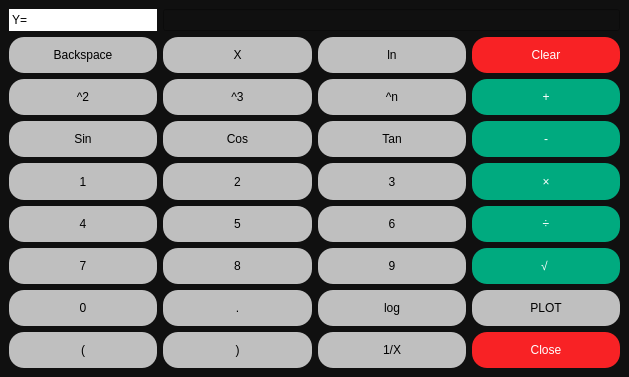
<?xml version="1.0" encoding="UTF-8"?>
<ui version="4.0">
 <class>MainWindow</class>
 <widget class="QMainWindow" name="MainWindow">
  <property name="geometry">
   <rect>
    <x>0</x>
    <y>0</y>
    <width>629</width>
    <height>377</height>
   </rect>
  </property>
  <property name="sizePolicy">
   <sizepolicy hsizetype="Preferred" vsizetype="Preferred">
    <horstretch>0</horstretch>
    <verstretch>0</verstretch>
   </sizepolicy>
  </property>
  <property name="windowTitle">
   <string>Graph Demonstrator</string>
  </property>
  <property name="windowIcon">
   <iconset>
    <normaloff>icon.ico</normaloff>icon.ico</iconset>
  </property>
  <property name="styleSheet">
   <string notr="true">background-color: rgb(16, 16, 16);</string>
  </property>
  <widget class="QWidget" name="centralwidget">
   <layout class="QVBoxLayout" name="verticalLayout">
    <item>
     <layout class="QGridLayout" name="gridLayout">
      <item row="4" column="0">
       <widget class="QPushButton" name="push_1">
        <property name="sizePolicy">
         <sizepolicy hsizetype="MinimumExpanding" vsizetype="Preferred">
          <horstretch>0</horstretch>
          <verstretch>6</verstretch>
         </sizepolicy>
        </property>
        <property name="styleSheet">
         <string notr="true">QPushButton{
font: 75 16pt &quot;Georgia&quot;;
	color: rgb(0, 0, 0);
	background-color: rgb(191, 191, 191);
border-radius: 15px
}
QPushButton:hover{
color: rgb(61, 61, 61);
	background-color: rgb(255, 170, 0);
}
</string>
        </property>
        <property name="text">
         <string>1</string>
        </property>
        <property name="shortcut">
         <string>1</string>
        </property>
       </widget>
      </item>
      <item row="5" column="2">
       <widget class="QPushButton" name="push_6">
        <property name="sizePolicy">
         <sizepolicy hsizetype="MinimumExpanding" vsizetype="Preferred">
          <horstretch>0</horstretch>
          <verstretch>6</verstretch>
         </sizepolicy>
        </property>
        <property name="styleSheet">
         <string notr="true">QPushButton{
font: 75 16pt &quot;Georgia&quot;;
	color: rgb(0, 0, 0);
	background-color: rgb(191, 191, 191);
border-radius: 15px
}
QPushButton:hover{
color: rgb(61, 61, 61);
	background-color: rgb(255, 170, 0);
}
</string>
        </property>
        <property name="text">
         <string>6</string>
        </property>
        <property name="shortcut">
         <string>6</string>
        </property>
       </widget>
      </item>
      <item row="5" column="3">
       <widget class="QPushButton" name="push_div">
        <property name="sizePolicy">
         <sizepolicy hsizetype="MinimumExpanding" vsizetype="Preferred">
          <horstretch>0</horstretch>
          <verstretch>6</verstretch>
         </sizepolicy>
        </property>
        <property name="styleSheet">
         <string notr="true">QPushButton{
font: 75 24pt &quot;Rockwell&quot;;
	color: rgb(255, 255, 255);
	
border-radius: 15px;
	
	
	background-color: rgb(0, 170, 127);
}
QPushButton:hover{
color: rgb(0, 0, 0);
	
	background-color: rgb(255, 255, 255);
}</string>
        </property>
        <property name="text">
         <string>÷</string>
        </property>
        <property name="shortcut">
         <string>/</string>
        </property>
       </widget>
      </item>
      <item row="5" column="0">
       <widget class="QPushButton" name="push_4">
        <property name="sizePolicy">
         <sizepolicy hsizetype="MinimumExpanding" vsizetype="Preferred">
          <horstretch>0</horstretch>
          <verstretch>6</verstretch>
         </sizepolicy>
        </property>
        <property name="styleSheet">
         <string notr="true">QPushButton{
font: 75 16pt &quot;Georgia&quot;;
	color: rgb(0, 0, 0);
	background-color: rgb(191, 191, 191);
border-radius: 15px
}
QPushButton:hover{
color: rgb(61, 61, 61);
	background-color: rgb(255, 170, 0);
}
</string>
        </property>
        <property name="text">
         <string>4</string>
        </property>
        <property name="shortcut">
         <string>4</string>
        </property>
       </widget>
      </item>
      <item row="4" column="1">
       <widget class="QPushButton" name="push_2">
        <property name="sizePolicy">
         <sizepolicy hsizetype="MinimumExpanding" vsizetype="Preferred">
          <horstretch>0</horstretch>
          <verstretch>6</verstretch>
         </sizepolicy>
        </property>
        <property name="styleSheet">
         <string notr="true">QPushButton{
font: 75 16pt &quot;Georgia&quot;;
	color: rgb(0, 0, 0);
	background-color: rgb(191, 191, 191);
border-radius: 15px
}
QPushButton:hover{
color: rgb(61, 61, 61);
	background-color: rgb(255, 170, 0);
}
</string>
        </property>
        <property name="text">
         <string>2</string>
        </property>
        <property name="shortcut">
         <string>2</string>
        </property>
       </widget>
      </item>
      <item row="7" column="0">
       <widget class="QPushButton" name="push_0">
        <property name="sizePolicy">
         <sizepolicy hsizetype="MinimumExpanding" vsizetype="Preferred">
          <horstretch>0</horstretch>
          <verstretch>6</verstretch>
         </sizepolicy>
        </property>
        <property name="styleSheet">
         <string notr="true">QPushButton{
font: 75 16pt &quot;Georgia&quot;;
	color: rgb(0, 0, 0);
	background-color: rgb(191, 191, 191);
border-radius: 15px
}
QPushButton:hover{
color: rgb(61, 61, 61);
	background-color: rgb(255, 170, 0);
}
</string>
        </property>
        <property name="text">
         <string>0</string>
        </property>
        <property name="shortcut">
         <string>0</string>
        </property>
       </widget>
      </item>
      <item row="6" column="1">
       <widget class="QPushButton" name="push_8">
        <property name="sizePolicy">
         <sizepolicy hsizetype="MinimumExpanding" vsizetype="Preferred">
          <horstretch>0</horstretch>
          <verstretch>6</verstretch>
         </sizepolicy>
        </property>
        <property name="styleSheet">
         <string notr="true">QPushButton{
font: 75 16pt &quot;Georgia&quot;;
	color: rgb(0, 0, 0);
	background-color: rgb(191, 191, 191);
border-radius: 15px
}
QPushButton:hover{
color: rgb(61, 61, 61);
	background-color: rgb(255, 170, 0);
}
</string>
        </property>
        <property name="text">
         <string>8</string>
        </property>
        <property name="shortcut">
         <string>8</string>
        </property>
       </widget>
      </item>
      <item row="6" column="2">
       <widget class="QPushButton" name="push_9">
        <property name="sizePolicy">
         <sizepolicy hsizetype="MinimumExpanding" vsizetype="Preferred">
          <horstretch>0</horstretch>
          <verstretch>6</verstretch>
         </sizepolicy>
        </property>
        <property name="styleSheet">
         <string notr="true">QPushButton{
font: 75 16pt &quot;Georgia&quot;;
	color: rgb(0, 0, 0);
	background-color: rgb(191, 191, 191);
border-radius: 15px
}
QPushButton:hover{
color: rgb(61, 61, 61);
	background-color: rgb(255, 170, 0);
}
</string>
        </property>
        <property name="text">
         <string>9</string>
        </property>
        <property name="shortcut">
         <string>9</string>
        </property>
       </widget>
      </item>
      <item row="6" column="3">
       <widget class="QPushButton" name="push_sqrt">
        <property name="sizePolicy">
         <sizepolicy hsizetype="MinimumExpanding" vsizetype="Preferred">
          <horstretch>0</horstretch>
          <verstretch>6</verstretch>
         </sizepolicy>
        </property>
        <property name="styleSheet">
         <string notr="true">QPushButton{
font: 75 24pt &quot;Rockwell&quot;;
	color: rgb(255, 255, 255);
	
border-radius: 15px;
	
	
	background-color: rgb(0, 170, 127);
}
QPushButton:hover{
color: rgb(0, 0, 0);
	
	background-color: rgb(255, 255, 255);
}</string>
        </property>
        <property name="text">
         <string>√ </string>
        </property>
        <property name="shortcut">
         <string>Shift+R</string>
        </property>
       </widget>
      </item>
      <item row="7" column="3">
       <widget class="QPushButton" name="push_plot">
        <property name="sizePolicy">
         <sizepolicy hsizetype="MinimumExpanding" vsizetype="Preferred">
          <horstretch>0</horstretch>
          <verstretch>6</verstretch>
         </sizepolicy>
        </property>
        <property name="styleSheet">
         <string notr="true">QPushButton{
font: 75 22pt &quot;stencil&quot;;
	color: rgb(0, 0, 0);
	background-color: rgb(191, 191, 191);
border-radius: 15px
}
QPushButton:hover{
color: rgb(61, 61, 61);
	background-color: rgb(255, 170, 0);
}

</string>
        </property>
        <property name="text">
         <string>PLOT</string>
        </property>
        <property name="shortcut">
         <string>Return</string>
        </property>
       </widget>
      </item>
      <item row="6" column="0">
       <widget class="QPushButton" name="push_7">
        <property name="sizePolicy">
         <sizepolicy hsizetype="MinimumExpanding" vsizetype="Preferred">
          <horstretch>0</horstretch>
          <verstretch>6</verstretch>
         </sizepolicy>
        </property>
        <property name="styleSheet">
         <string notr="true">QPushButton{
font: 75 16pt &quot;Georgia&quot;;
	color: rgb(0, 0, 0);
	background-color: rgb(191, 191, 191);
border-radius: 15px
}
QPushButton:hover{
color: rgb(61, 61, 61);
	background-color: rgb(255, 170, 0);
}
</string>
        </property>
        <property name="text">
         <string>7</string>
        </property>
        <property name="shortcut">
         <string>7</string>
        </property>
       </widget>
      </item>
      <item row="7" column="2">
       <widget class="QPushButton" name="push_log">
        <property name="sizePolicy">
         <sizepolicy hsizetype="MinimumExpanding" vsizetype="Preferred">
          <horstretch>0</horstretch>
          <verstretch>6</verstretch>
         </sizepolicy>
        </property>
        <property name="styleSheet">
         <string notr="true">QPushButton{
font: 75 16pt &quot;Georgia&quot;;
	color: rgb(0, 0, 0);
	background-color: rgb(191, 191, 191);
border-radius: 15px
}
QPushButton:hover{
color: rgb(61, 61, 61);
	background-color: rgb(255, 170, 0);
}
</string>
        </property>
        <property name="text">
         <string>log</string>
        </property>
       </widget>
      </item>
      <item row="8" column="0">
       <widget class="QPushButton" name="push_opbracket">
        <property name="sizePolicy">
         <sizepolicy hsizetype="MinimumExpanding" vsizetype="Preferred">
          <horstretch>0</horstretch>
          <verstretch>6</verstretch>
         </sizepolicy>
        </property>
        <property name="styleSheet">
         <string notr="true">QPushButton{
font: 75 16pt &quot;Georgia&quot;;
	color: rgb(0, 0, 0);
	background-color: rgb(191, 191, 191);
border-radius: 15px
}
QPushButton:hover{
color: rgb(61, 61, 61);
	background-color: rgb(255, 170, 0);
}
</string>
        </property>
        <property name="text">
         <string>(</string>
        </property>
        <property name="shortcut">
         <string>(</string>
        </property>
       </widget>
      </item>
      <item row="8" column="2">
       <widget class="QPushButton" name="push_inverse">
        <property name="sizePolicy">
         <sizepolicy hsizetype="MinimumExpanding" vsizetype="Preferred">
          <horstretch>0</horstretch>
          <verstretch>6</verstretch>
         </sizepolicy>
        </property>
        <property name="styleSheet">
         <string notr="true">QPushButton{
font: 75 16pt &quot;Georgia&quot;;
	color: rgb(0, 0, 0);
	background-color: rgb(191, 191, 191);
border-radius: 15px
}
QPushButton:hover{
color: rgb(61, 61, 61);
	background-color: rgb(255, 170, 0);
}
</string>
        </property>
        <property name="text">
         <string>1/X</string>
        </property>
        <property name="shortcut">
         <string>Down</string>
        </property>
       </widget>
      </item>
      <item row="7" column="1">
       <widget class="QPushButton" name="push_point">
        <property name="sizePolicy">
         <sizepolicy hsizetype="MinimumExpanding" vsizetype="Preferred">
          <horstretch>0</horstretch>
          <verstretch>6</verstretch>
         </sizepolicy>
        </property>
        <property name="styleSheet">
         <string notr="true">QPushButton{
font: 75 16pt &quot;Georgia&quot;;
	color: rgb(0, 0, 0);
	background-color: rgb(191, 191, 191);
border-radius: 15px
}
QPushButton:hover{
color: rgb(61, 61, 61);
	background-color: rgb(255, 170, 0);
}
</string>
        </property>
        <property name="text">
         <string>.</string>
        </property>
        <property name="shortcut">
         <string>.</string>
        </property>
       </widget>
      </item>
      <item row="8" column="1">
       <widget class="QPushButton" name="push_clobracket">
        <property name="sizePolicy">
         <sizepolicy hsizetype="MinimumExpanding" vsizetype="Preferred">
          <horstretch>0</horstretch>
          <verstretch>6</verstretch>
         </sizepolicy>
        </property>
        <property name="styleSheet">
         <string notr="true">QPushButton{
font: 75 16pt &quot;Georgia&quot;;
	color: rgb(0, 0, 0);
	background-color: rgb(191, 191, 191);
border-radius: 15px
}
QPushButton:hover{
color: rgb(61, 61, 61);
	background-color: rgb(255, 170, 0);
}
</string>
        </property>
        <property name="text">
         <string>)</string>
        </property>
        <property name="shortcut">
         <string>)</string>
        </property>
       </widget>
      </item>
      <item row="1" column="0">
       <widget class="QPushButton" name="push_backspace">
        <property name="sizePolicy">
         <sizepolicy hsizetype="MinimumExpanding" vsizetype="Preferred">
          <horstretch>0</horstretch>
          <verstretch>6</verstretch>
         </sizepolicy>
        </property>
        <property name="styleSheet">
         <string notr="true">QPushButton{
font: 75 14pt &quot;Georgia&quot;;
	color: rgb(0, 0, 0);
	background-color: rgb(191, 191, 191);
border-radius: 15px
}
QPushButton:hover{
color: rgb(61, 61, 61);
	background-color: rgb(255, 170, 0);
}
</string>
        </property>
        <property name="text">
         <string>Backspace</string>
        </property>
        <property name="shortcut">
         <string>Backspace</string>
        </property>
       </widget>
      </item>
      <item row="8" column="3">
       <widget class="QPushButton" name="pushButton_32">
        <property name="sizePolicy">
         <sizepolicy hsizetype="MinimumExpanding" vsizetype="Preferred">
          <horstretch>0</horstretch>
          <verstretch>6</verstretch>
         </sizepolicy>
        </property>
        <property name="styleSheet">
         <string notr="true">QPushButton{
font: 75 24pt &quot;Georgia&quot;;
	color: rgb(255, 255, 255);
	
border-radius: 15px;
	
	background-color: rgb(248, 34, 37);
}
QPushButton:hover{
color: rgb(0, 0, 0);
	
	background-color: rgb(255, 255, 255);
}</string>
        </property>
        <property name="text">
         <string>Close</string>
        </property>
       </widget>
      </item>
      <item row="2" column="1">
       <widget class="QPushButton" name="push_cube">
        <property name="sizePolicy">
         <sizepolicy hsizetype="MinimumExpanding" vsizetype="Preferred">
          <horstretch>0</horstretch>
          <verstretch>6</verstretch>
         </sizepolicy>
        </property>
        <property name="styleSheet">
         <string notr="true">QPushButton{
font: 75 16pt &quot;Georgia&quot;;
	color: rgb(0, 0, 0);
	background-color: rgb(191, 191, 191);
border-radius: 15px
}
QPushButton:hover{
color: rgb(61, 61, 61);
	background-color: rgb(255, 170, 0);
}
</string>
        </property>
        <property name="text">
         <string>^3</string>
        </property>
        <property name="shortcut">
         <string>Shift+C</string>
        </property>
       </widget>
      </item>
      <item row="2" column="2">
       <widget class="QPushButton" name="push_power">
        <property name="sizePolicy">
         <sizepolicy hsizetype="MinimumExpanding" vsizetype="Preferred">
          <horstretch>0</horstretch>
          <verstretch>6</verstretch>
         </sizepolicy>
        </property>
        <property name="styleSheet">
         <string notr="true">QPushButton{
font: 75 16pt &quot;Georgia&quot;;
	color: rgb(0, 0, 0);
	background-color: rgb(191, 191, 191);
border-radius: 15px
}
QPushButton:hover{
color: rgb(61, 61, 61);
	background-color: rgb(255, 170, 0);
}
</string>
        </property>
        <property name="text">
         <string>^n</string>
        </property>
        <property name="shortcut">
         <string>^</string>
        </property>
       </widget>
      </item>
      <item row="1" column="2">
       <widget class="QPushButton" name="push_ln">
        <property name="sizePolicy">
         <sizepolicy hsizetype="MinimumExpanding" vsizetype="Preferred">
          <horstretch>0</horstretch>
          <verstretch>6</verstretch>
         </sizepolicy>
        </property>
        <property name="styleSheet">
         <string notr="true">QPushButton{
font: 75 16pt &quot;Georgia&quot;;
	color: rgb(0, 0, 0);
	background-color: rgb(191, 191, 191);
border-radius: 15px
}
QPushButton:hover{
color: rgb(61, 61, 61);
	background-color: rgb(255, 170, 0);
}
</string>
        </property>
        <property name="text">
         <string>ln</string>
        </property>
       </widget>
      </item>
      <item row="1" column="1">
       <widget class="QPushButton" name="push_x">
        <property name="sizePolicy">
         <sizepolicy hsizetype="Ignored" vsizetype="Preferred">
          <horstretch>0</horstretch>
          <verstretch>6</verstretch>
         </sizepolicy>
        </property>
        <property name="styleSheet">
         <string notr="true">QPushButton{
font: 75 16pt &quot;Georgia&quot;;
	color: rgb(0, 0, 0);
	background-color: rgb(191, 191, 191);
border-radius: 15px
}
QPushButton:hover{
color: rgb(61, 61, 61);
	background-color: rgb(255, 170, 0);
}
</string>
        </property>
        <property name="text">
         <string>X</string>
        </property>
        <property name="shortcut">
         <string>X</string>
        </property>
       </widget>
      </item>
      <item row="2" column="0">
       <widget class="QPushButton" name="push_square">
        <property name="sizePolicy">
         <sizepolicy hsizetype="MinimumExpanding" vsizetype="Preferred">
          <horstretch>0</horstretch>
          <verstretch>6</verstretch>
         </sizepolicy>
        </property>
        <property name="styleSheet">
         <string notr="true">QPushButton{
font: 75 16pt &quot;Georgia&quot;;
	color: rgb(0, 0, 0);
	background-color: rgb(191, 191, 191);
border-radius: 15px
}
QPushButton:hover{
color: rgb(61, 61, 61);
	background-color: rgb(255, 170, 0);
}
</string>
        </property>
        <property name="text">
         <string>^2</string>
        </property>
        <property name="shortcut">
         <string>Shift+S</string>
        </property>
       </widget>
      </item>
      <item row="3" column="0">
       <widget class="QPushButton" name="push_sin">
        <property name="sizePolicy">
         <sizepolicy hsizetype="MinimumExpanding" vsizetype="Preferred">
          <horstretch>0</horstretch>
          <verstretch>6</verstretch>
         </sizepolicy>
        </property>
        <property name="styleSheet">
         <string notr="true">QPushButton{
font: 75 16pt &quot;Georgia&quot;;
	color: rgb(0, 0, 0);
	background-color: rgb(191, 191, 191);
border-radius: 15px
}
QPushButton:hover{
color: rgb(61, 61, 61);
	background-color: rgb(255, 170, 0);
}
</string>
        </property>
        <property name="text">
         <string>Sin</string>
        </property>
        <property name="shortcut">
         <string>S</string>
        </property>
       </widget>
      </item>
      <item row="3" column="1">
       <widget class="QPushButton" name="push_cos">
        <property name="sizePolicy">
         <sizepolicy hsizetype="MinimumExpanding" vsizetype="Preferred">
          <horstretch>0</horstretch>
          <verstretch>6</verstretch>
         </sizepolicy>
        </property>
        <property name="styleSheet">
         <string notr="true">QPushButton{
font: 75 16pt &quot;Georgia&quot;;
	color: rgb(0, 0, 0);
	background-color: rgb(191, 191, 191);
border-radius: 15px
}
QPushButton:hover{
color: rgb(61, 61, 61);
	background-color: rgb(255, 170, 0);
}
</string>
        </property>
        <property name="text">
         <string>Cos</string>
        </property>
        <property name="shortcut">
         <string>C</string>
        </property>
       </widget>
      </item>
      <item row="2" column="3">
       <widget class="QPushButton" name="push_plus">
        <property name="sizePolicy">
         <sizepolicy hsizetype="MinimumExpanding" vsizetype="Preferred">
          <horstretch>0</horstretch>
          <verstretch>6</verstretch>
         </sizepolicy>
        </property>
        <property name="styleSheet">
         <string notr="true">QPushButton{
font: 75 24pt &quot;Rockwell&quot;;
	color: rgb(255, 255, 255);
	
border-radius: 15px;
	
	
	background-color: rgb(0, 170, 127);
}
QPushButton:hover{
color: rgb(0, 0, 0);
	
	background-color: rgb(255, 255, 255);
}</string>
        </property>
        <property name="text">
         <string>+</string>
        </property>
        <property name="shortcut">
         <string>+</string>
        </property>
       </widget>
      </item>
      <item row="3" column="3">
       <widget class="QPushButton" name="push_minus">
        <property name="sizePolicy">
         <sizepolicy hsizetype="MinimumExpanding" vsizetype="Preferred">
          <horstretch>0</horstretch>
          <verstretch>6</verstretch>
         </sizepolicy>
        </property>
        <property name="styleSheet">
         <string notr="true">QPushButton{
font: 75 24pt &quot;Rockwell&quot;;
	color: rgb(255, 255, 255);
	
border-radius: 15px;
	
	
	background-color: rgb(0, 170, 127);
}
QPushButton:hover{
color: rgb(0, 0, 0);
	
	background-color: rgb(255, 255, 255);
}</string>
        </property>
        <property name="text">
         <string>-</string>
        </property>
        <property name="shortcut">
         <string>-</string>
        </property>
       </widget>
      </item>
      <item row="4" column="3">
       <widget class="QPushButton" name="push_mul">
        <property name="sizePolicy">
         <sizepolicy hsizetype="MinimumExpanding" vsizetype="Preferred">
          <horstretch>0</horstretch>
          <verstretch>6</verstretch>
         </sizepolicy>
        </property>
        <property name="styleSheet">
         <string notr="true">QPushButton{
font: 75 24pt &quot;Rockwell&quot;;
	color: rgb(255, 255, 255);
	
border-radius: 15px;
	
	
	background-color: rgb(0, 170, 127);
}
QPushButton:hover{
color: rgb(0, 0, 0);
	
	background-color: rgb(255, 255, 255);
}</string>
        </property>
        <property name="text">
         <string>×</string>
        </property>
        <property name="shortcut">
         <string>*</string>
        </property>
       </widget>
      </item>
      <item row="4" column="2">
       <widget class="QPushButton" name="push_3">
        <property name="sizePolicy">
         <sizepolicy hsizetype="MinimumExpanding" vsizetype="Preferred">
          <horstretch>0</horstretch>
          <verstretch>6</verstretch>
         </sizepolicy>
        </property>
        <property name="styleSheet">
         <string notr="true">QPushButton{
font: 75 16pt &quot;Georgia&quot;;
	color: rgb(0, 0, 0);
	background-color: rgb(191, 191, 191);
border-radius: 15px
}
QPushButton:hover{
color: rgb(61, 61, 61);
	background-color: rgb(255, 170, 0);
}
</string>
        </property>
        <property name="text">
         <string>3</string>
        </property>
        <property name="shortcut">
         <string>3</string>
        </property>
       </widget>
      </item>
      <item row="5" column="1">
       <widget class="QPushButton" name="push_5">
        <property name="sizePolicy">
         <sizepolicy hsizetype="MinimumExpanding" vsizetype="Preferred">
          <horstretch>0</horstretch>
          <verstretch>6</verstretch>
         </sizepolicy>
        </property>
        <property name="styleSheet">
         <string notr="true">QPushButton{
font: 75 16pt &quot;Georgia&quot;;
	color: rgb(0, 0, 0);
	background-color: rgb(191, 191, 191);
border-radius: 15px
}
QPushButton:hover{
color: rgb(61, 61, 61);
	background-color: rgb(255, 170, 0);
}
</string>
        </property>
        <property name="text">
         <string>5</string>
        </property>
        <property name="shortcut">
         <string>5</string>
        </property>
       </widget>
      </item>
      <item row="3" column="2">
       <widget class="QPushButton" name="push_tan">
        <property name="sizePolicy">
         <sizepolicy hsizetype="MinimumExpanding" vsizetype="Preferred">
          <horstretch>0</horstretch>
          <verstretch>6</verstretch>
         </sizepolicy>
        </property>
        <property name="styleSheet">
         <string notr="true">QPushButton{
font: 75 16pt &quot;Georgia&quot;;
	color: rgb(0, 0, 0);
	background-color: rgb(191, 191, 191);
border-radius: 15px
}
QPushButton:hover{
color: rgb(61, 61, 61);
	background-color: rgb(255, 170, 0);
}
</string>
        </property>
        <property name="text">
         <string>Tan</string>
        </property>
        <property name="shortcut">
         <string>T</string>
        </property>
       </widget>
      </item>
      <item row="0" column="0">
       <widget class="QLabel" name="label">
        <property name="sizePolicy">
         <sizepolicy hsizetype="MinimumExpanding" vsizetype="Preferred">
          <horstretch>0</horstretch>
          <verstretch>0</verstretch>
         </sizepolicy>
        </property>
        <property name="styleSheet">
         <string notr="true">font: 48pt &quot;Georgia&quot;;
background-color: rgb(255, 255, 255);
border-radius:20px</string>
        </property>
        <property name="text">
         <string> Y=</string>
        </property>
       </widget>
      </item>
      <item row="1" column="3">
       <widget class="QPushButton" name="push_clear">
        <property name="sizePolicy">
         <sizepolicy hsizetype="MinimumExpanding" vsizetype="Preferred">
          <horstretch>0</horstretch>
          <verstretch>6</verstretch>
         </sizepolicy>
        </property>
        <property name="styleSheet">
         <string notr="true">QPushButton{
font: 75 24pt &quot;Georgia&quot;;
	color: rgb(255, 255, 255);
	
border-radius: 15px;
	
	background-color: rgb(248, 34, 37);
}
QPushButton:hover{
color: rgb(0, 0, 0);
	
	background-color: rgb(255, 255, 255);
}</string>
        </property>
        <property name="text">
         <string>Clear</string>
        </property>
        <property name="shortcut">
         <string>Del</string>
        </property>
       </widget>
      </item>
      <item row="0" column="1" colspan="3">
       <widget class="QLineEdit" name="textbox">
        <property name="sizePolicy">
         <sizepolicy hsizetype="MinimumExpanding" vsizetype="Preferred">
          <horstretch>0</horstretch>
          <verstretch>0</verstretch>
         </sizepolicy>
        </property>
        <property name="styleSheet">
         <string notr="true">border-color: rgb(255, 255, 255);
font: 75 60pt &quot;Times New Roman&quot;;
color: rgb(255, 255, 255);</string>
        </property>
        <property name="text">
         <string/>
        </property>
       </widget>
      </item>
     </layout>
    </item>
   </layout>
  </widget>
 </widget>
 <resources/>
 <connections/>
</ui>
